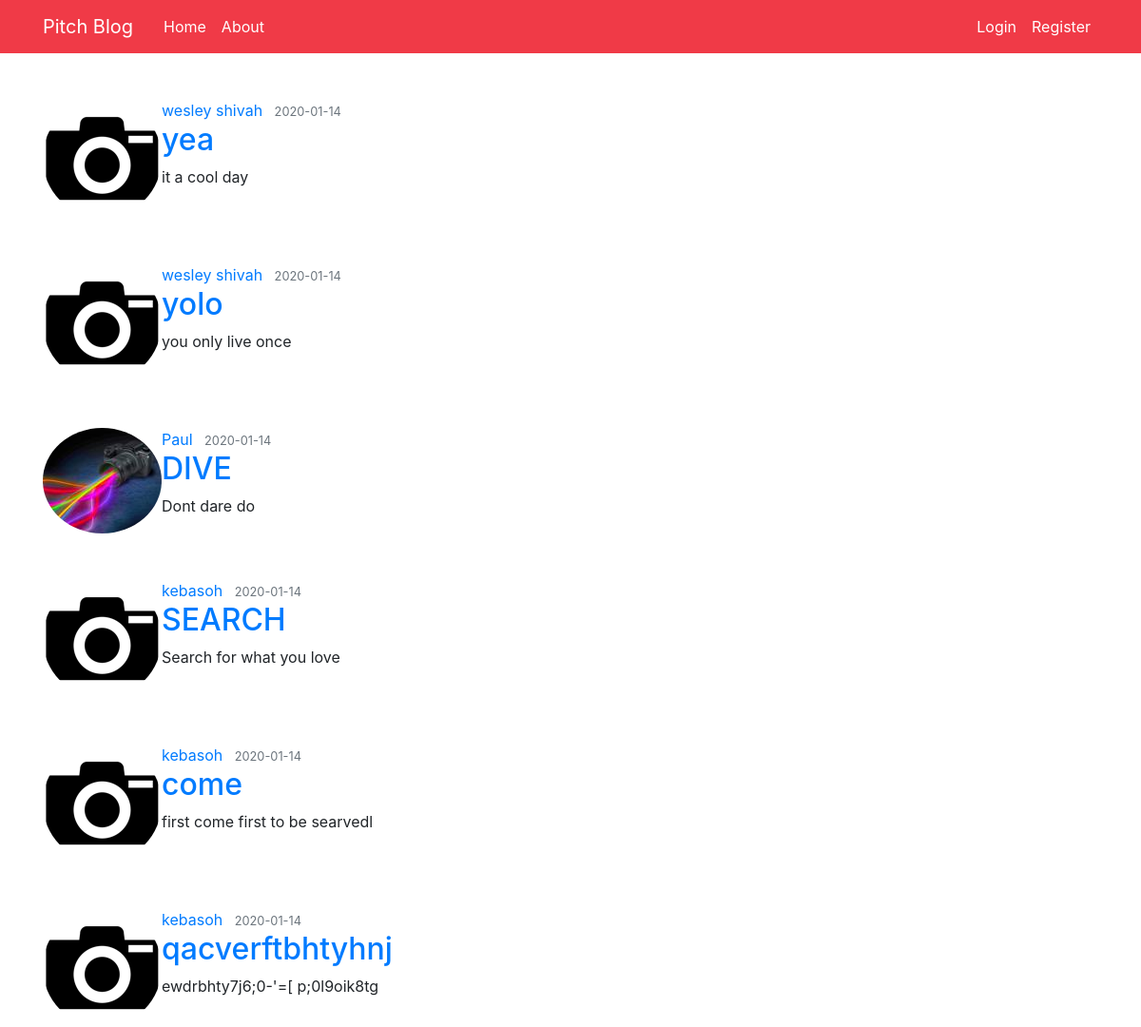
Page /home on the earlier database version.
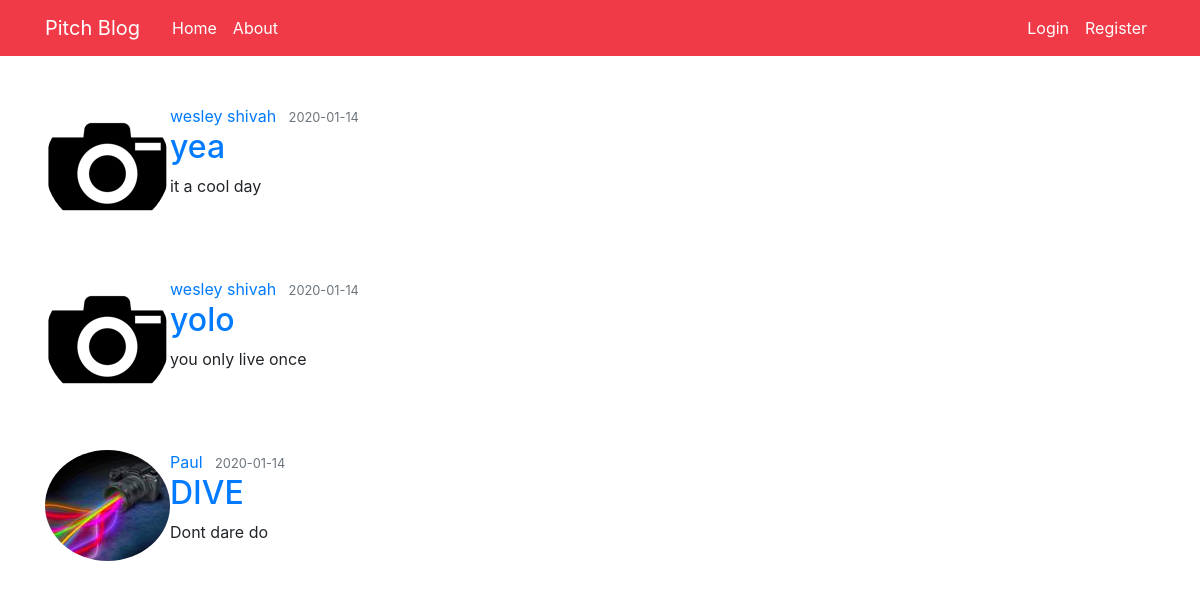
Same page on the later database version.
### pichblog/models.py (models this page shows, shortened)
class Post(db.Model):
    id = db.Column(db.Integer, primary_key=True)
    title = db.Column(db.String(100), nullable=False)
    date_posted = db.Column(db.DateTime, nullable=False, default=datetime.utcnow)
    content = db.Column(db.Text, nullable=False)
    user_id = db.Column(db.Integer, db.ForeignKey('user.id'), nullable=False)

class User(db.Model, UserMixin):
    id = db.Column(db.Integer, primary_key=True)
    username = db.Column(db.String(20), unique=True, nullable=False)
    email = db.Column(db.String(120), unique=True, nullable=False)
    image_file = db.Column(db.String(20), nullable=False, default='default.jpg')
    password = db.Column(db.String(60), nullable=False)
    posts = db.relationship('Post', backref='author', lazy=True)

### pichblog/routes.py (the view)
@app.route("/")
@app.route("/home")
def home():
    posts = Post.query.all()
    return render_template('home.htm', posts=posts)

### pichblog/templates/home.htm
{%extends "layout.htm" %}
{% block content %}
    {% for post in posts %}
        <article class="media content-section mt-5">
          <img class="rounded-circle article-img" src="{{ url_for('static', filename='profile_pics/' + post.author.image_file) }}">
          <div class="media-body">
            <div class="article-metadata">
              <a class="mr-2" href="#">{{ post.author.username }}</a>
              <small class="text-muted">{{ post.date_posted.strftime('%Y-%m-%d') }}</small>
            </div>
            <h2><a class="article-title" href="{{ url_for('post', post_id=post.id) }}">{{ post.title }}</a></h2>
            <p class="article-content">{{ post.content }}</p>
          </div>
        </article>
    {% endfor %}
{% endblock  %}

Differences in the rows shown:
removed Post: image_file (picture), author.username "kebasoh", date_posted "2020-01-14", title "SEARCH", content "Search for what you love"
removed Post: image_file (picture), author.username "kebasoh", date_posted "2020-01-14", title "come", content "first come first to be searvedl"
removed Post: image_file (picture), author.username "kebasoh", date_posted "2020-01-14", title "qacverftbhtyhnj", content "ewdrbhty7j6;0-'=[ p;0l9oik8tg"
